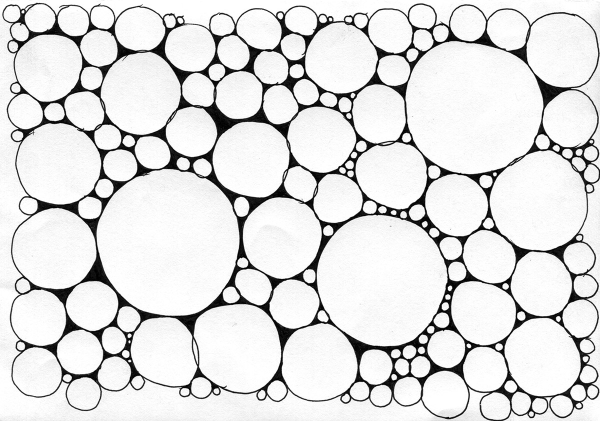
#> input picture hough transform/circles.jpg, 1200 x 842 px (shown at 1/2 size)
$ python 'hough lines p.py'
#> lines starting #> are read from the running program, lines starting #| are printed output that depends on the picture; after the words box and inside, x2 and y2 are one past the last pixel; in counts of white or black regions, pixels touching at a corner belong together
import cv2
import numpy as np
import matplotlib.pyplot as plt

img= cv2.imread('circles.jpg')
#> img is the input picture: shape (842, 1200, 3); min 0, max 255, mean 223.2
gray = cv2.cvtColor(img, cv2.COLOR_BGR2GRAY)
gray = cv2.GaussianBlur(gray, (5, 5), 0)

canny = cv2.Canny(gray, 30, 200)
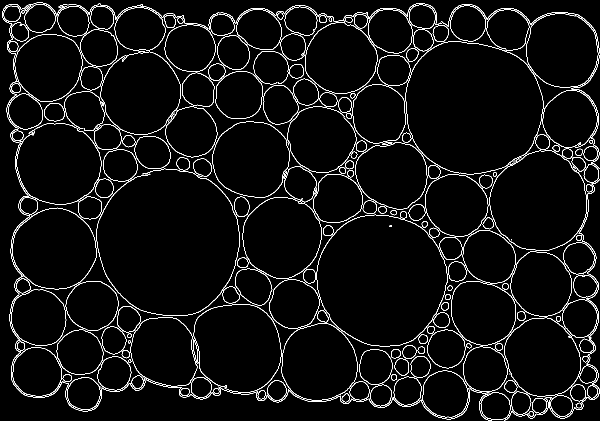
#> canny: shape (842, 1200) (shown at 1/2 size); 4.2% white in thin lines or dots


circles = cv2.HoughCircles(canny, cv2.HOUGH_GRADIENT, 1, 100, param1 = 200, param2 =30, minRadius = 30, maxRadius = 100)
#> circles = 42 rows, first 8: [1076.5, 405.5, 97.2], [106.5, 500.5, 84], [280.5, 187.5, 80.7], [472.5, 697.5, 90.6], [115.5, 331.5, 83.8], [502.5, 317.5, 76.3], [566.5, 474.5, 81.7], [637.5, 726.5, 76.3]
circles = np.uint16(np.around(circles))
#> circles = 42 rows, first 8: [1076, 406, 97], [106, 500, 84], [280, 188, 81], [472, 698, 91], [116, 332, 84], [502, 318, 76], [566, 474, 82], [638, 726, 76]

canny = cv2.cvtColor(canny, cv2.COLOR_GRAY2BGR)
#> canny: shape (842, 1200, 3); 4.2% white in thin lines or dots
for i in circles[0, :]:

    cv2.circle(img, (i[0], i[1]), i[2], (0, 255, 0), 1)
    cv2.circle(img, (i[0], i[1]), 2, (0, 0, 255), 1)

    cv2.circle(canny, (i[0], i[1]), i[2], (0, 255, 0), 1)
    cv2.circle(canny, (i[0], i[1]), 2, (0, 0, 255), 1)
#> this loop made 42 passes
#> i on passes 1 to 12: [1076, 406, 97], [106, 500, 84], [280, 188, 81], [472, 698, 91], [116, 332, 84], [502, 318, 76], [566, 474, 82], [638, 726, 76], [1088, 714, 80], [682, 116, 72], [638, 278, 66], [1126, 98, 75]
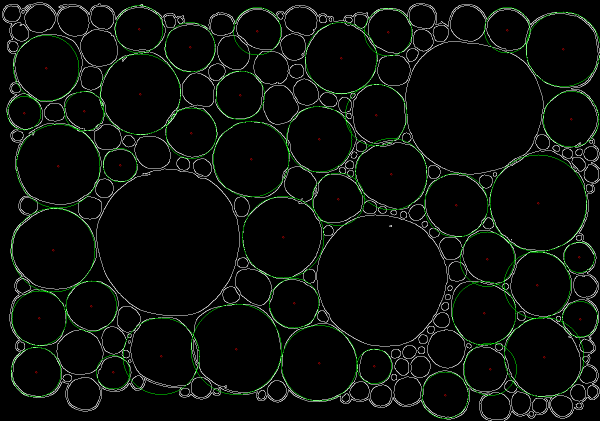
#> canny: shape (842, 1200, 3) (shown at 1/2 size); mean B, G, R 10, 13.5, 10.1
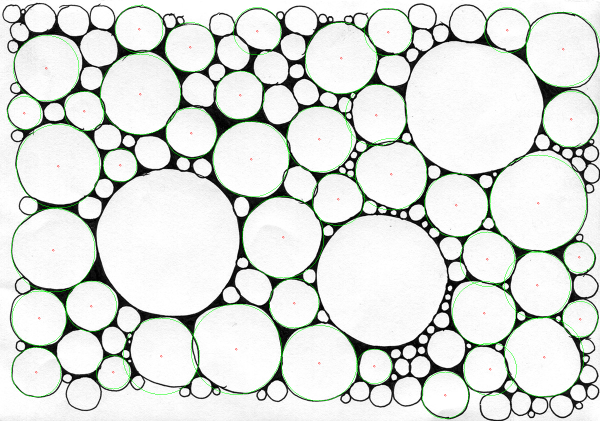
#> img: shape (842, 1200, 3) (shown at 1/2 size); 1.41% of pixels changed, all inside (x1, y1, x2, y2) = (14, 10, 1200, 838)


plt.figure()
plt.subplot(221)
plt.imshow(gray, cmap = 'Greys_r')
plt.subplot(222)
plt.imshow(canny)
plt.subplot(223)
plt.imshow(img)
plt.tight_layout()
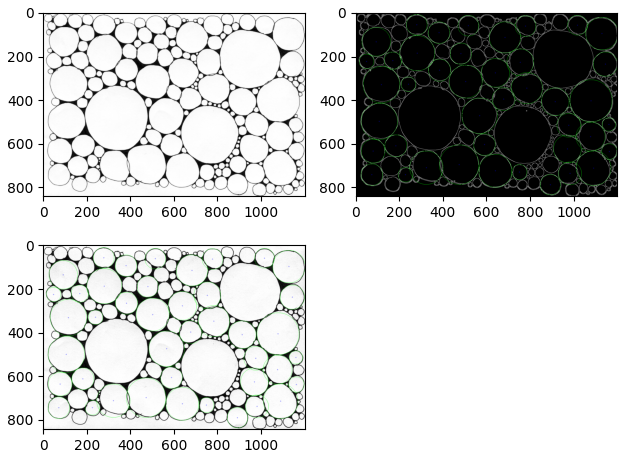
#> figure drawn by matplotlib, 3 panels; B, G, R data is drawn as R, G, B

$ run again, with hough transform/sudoku.png saved as hough transform/circles.jpg
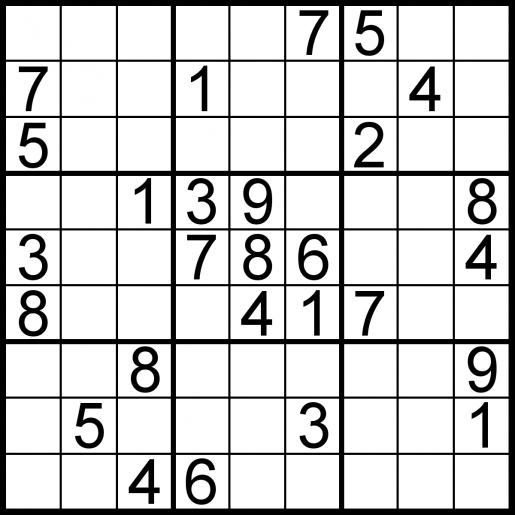
#> input picture hough transform/sudoku.png, 1030 x 1030 px (shown at 1/2 size)
#> img is the input picture: shape (1030, 1030, 3); min 0, max 255, mean 207.5
#> `canny = cv2.Canny(gray, 30, 200)`:
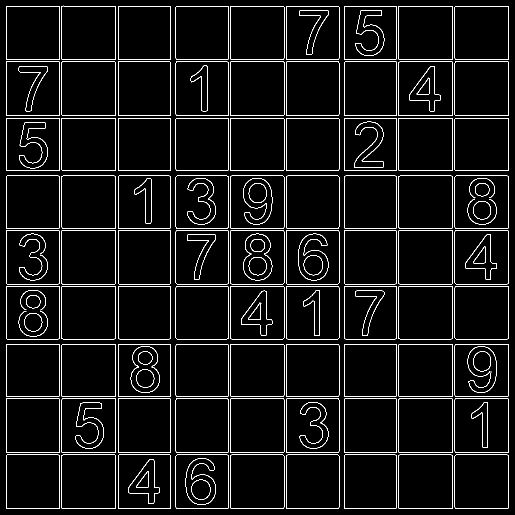
#> canny: shape (1030, 1030) (shown at 1/2 size); 4.3% white in thin lines or dots
#> `circles = cv2.HoughCircles(canny, cv2.HOUGH_GRADIENT, 1, 100, param1 =..`: circles = 18 rows, first 8: [401.5, 401.5, 59.6], [527.5, 527.5, 72.9], [627.5, 516.5, 61.9], [501.5, 411.5, 71.9], [176.5, 851.5, 59.2], [67.5, 623.5, 56.7], [738.5, 290.5, 61.3], [627.5, 849.5, 60.2]
#> `circles = np.uint16(np.around(circles))`: circles = 18 rows, first 8: [402, 402, 60], [528, 528, 73], [628, 516, 62], [502, 412, 72], [176, 852, 59], [68, 624, 57], [738, 290, 61], [628, 850, 60]
#> the loop `for i in circles[0, :]: ` made 18 passes
#> `plt.tight_layout()`:
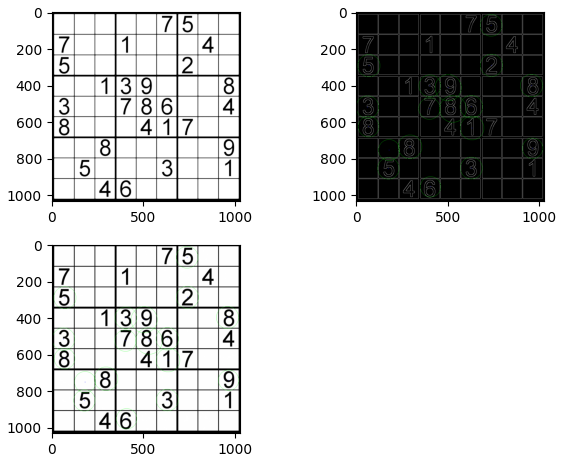
#> figure drawn by matplotlib, 3 panels; B, G, R data is drawn as R, G, B
